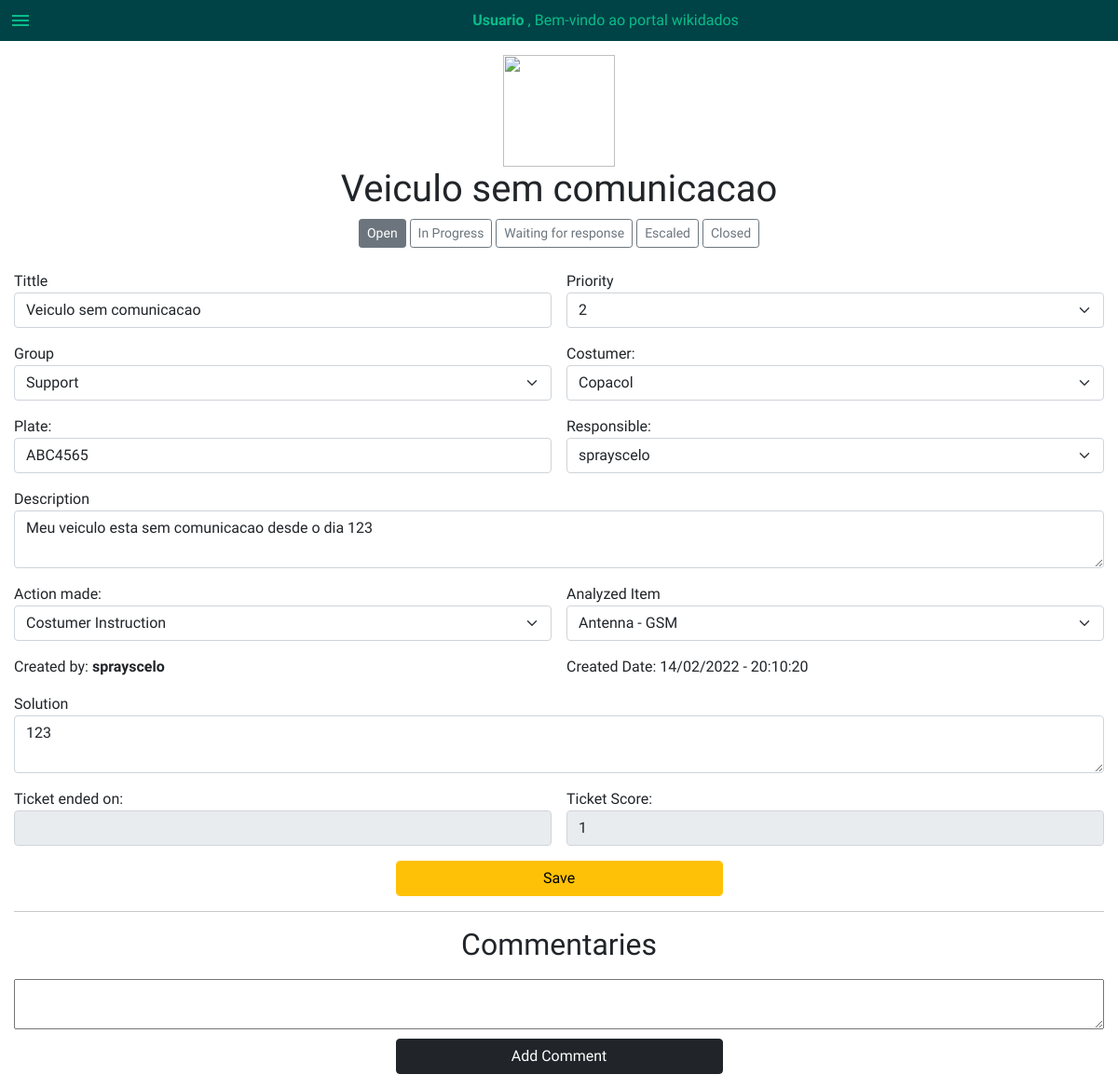
/tickets/4, run on an earlier commit of the app's database.
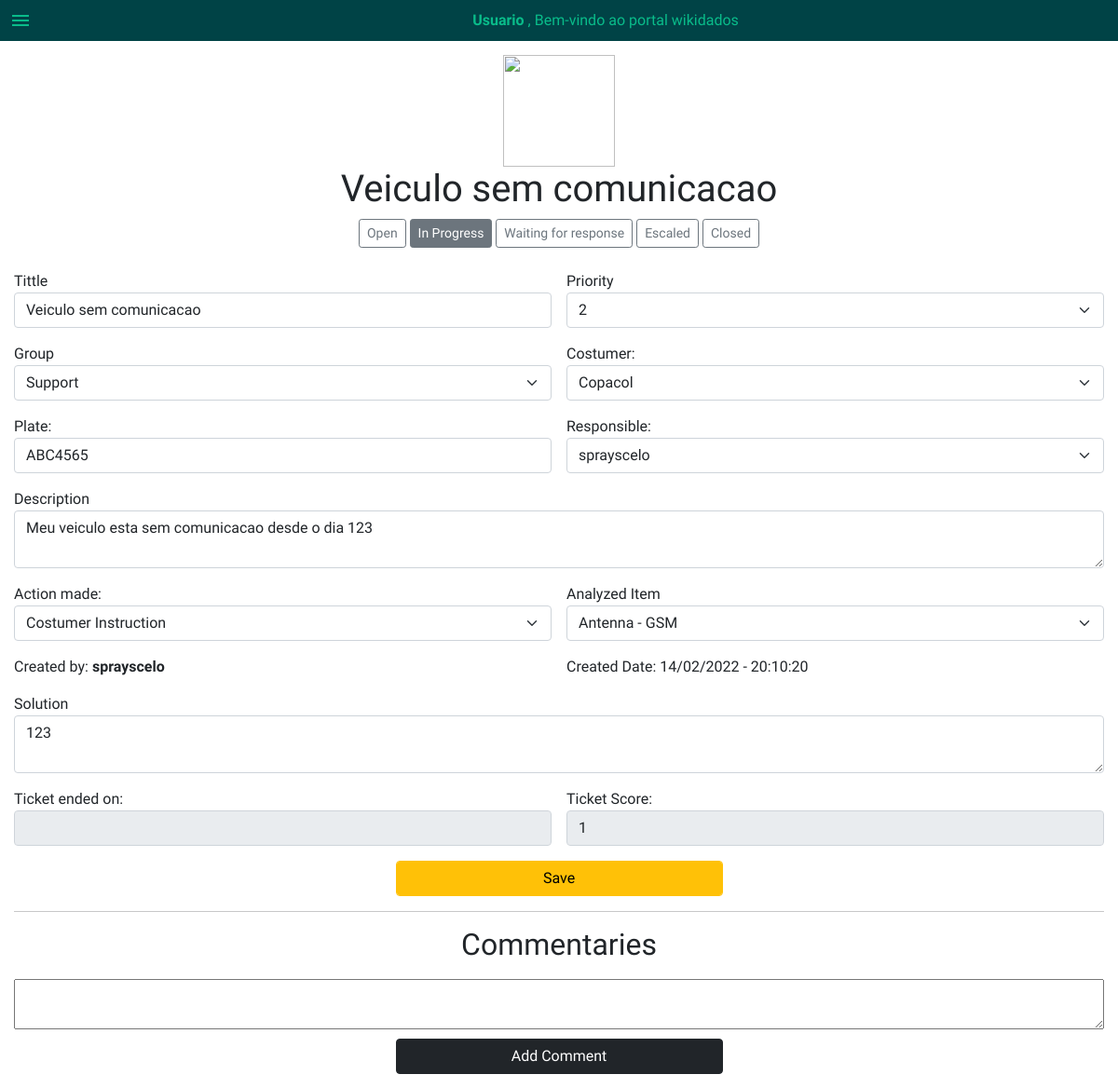
And on a later commit of the database.
### FinalProject/views.py (the view, shortened to what this page needs)
def ticketDetails(request, ticketID):
   ticketDetails = Ticket.objects.get(id=ticketID)
   newComment(request, ticketID, Ticket)
   return render(request, "final/tickets.html", {
      "ticketDetails": ticketDetails,
      "ticketStatus": ticketStatusChoices,
      "ticketPriority": priorityChoices,
      "Users": Users,
      "ticketActionMade": ActionMade,
      "ticketAnalyzedItens": AnalyzedItens,
      "ticketGroup": ticketGroup,
      "allCostumers": Costumer.objects.all(),
      })

### FinalProject/models.py (called while the page is built)
    def __str__(self):
        return f"{self.id} {self.name}"

### FinalProject/views.py (called while the page is built)
def newComment(request, moduleID, module):
   if "commentContent" in request.POST:
         newComment = Comment(user=request.user, content=request.POST.get("commentContent", False))
         newComment.save()
         CommentLink = module.objects.get(id=moduleID)
         CommentLink.comments.add(newComment)
         CommentLink.save()

### FinalProject/templates/final/tickets.html (shortened to what the changed rows need)
{%extends "final/layout.html" %}
{% load static %}
{% block tickets %}
{% if allTickets %}
<a class="btn btn-outline-secondary" href="{% url 'newTicket' %}">Open Ticket </a>
<h1 class="text-center">Tickets Visualization</h1>
<div id="ticketsContainer">
        <div id="ticketHeader">
            <span> ID </span>
            <span> Tittle </span>
            <span> Costumer </span>
            <span> Plate </span>
            <span> Responsible </span>
            <span> Priority</span>
            <span> Created Date </span>
        </div>
    {% for ticket in allTickets %}
        <div id="allTickets">
            <a href="{% url 'ticketDetails' ticket.id %}" class="btn btn-light" >
                <span> {{ ticket.id }}</span>
                <span> {{ ticket.tittle }}</span>
                <span> {{ ticket.costumer.name }}</span>
                <span> {{ ticket.plate }}</span>
                <span> {{ ticket.responsible }}</span>
                <span> {{ ticket.priority }}</span>
                <span> {{ ticket.createDate|date:"d/m/Y - H:i:s" }}</span>
            </a>
        </div>
    {% endfor  %}
</div>
{% elif ticketDetails %}
<div id="mainTicketDetailsContainer">
    <div class="text-center">
        <h1> {{ticketDetails.tittle}}</h1>
    </div>
    <div class="text-center" id="ticketDetailsStatusContainer">
            {% for status in ticketStatus%}
                <button type="button" data-status="{{ ticketDetails.status }}" data-id="{{ ticketDetails.id }}" id="ticketDetailstStatus" class="btn btn-outline-secondary btn-sm">{{status.1}}</button>
            {% endfor%}
    </div>
    <br>
    <div data-id="{{ticketDetails.id}}" id="ticketDetailsContainer">
        <h2 class="text-center">Commentaries</h2>
    </div>
    <link rel="stylesheet" href="{% static 'tickets.css' %}">
</div>
{% endif %}
{%endblock%}

What changed in the data, as far as the page shows it:
changed Ticket "Veiculo sem comunicacao": status "Open" → "In Progress" (drawn)
